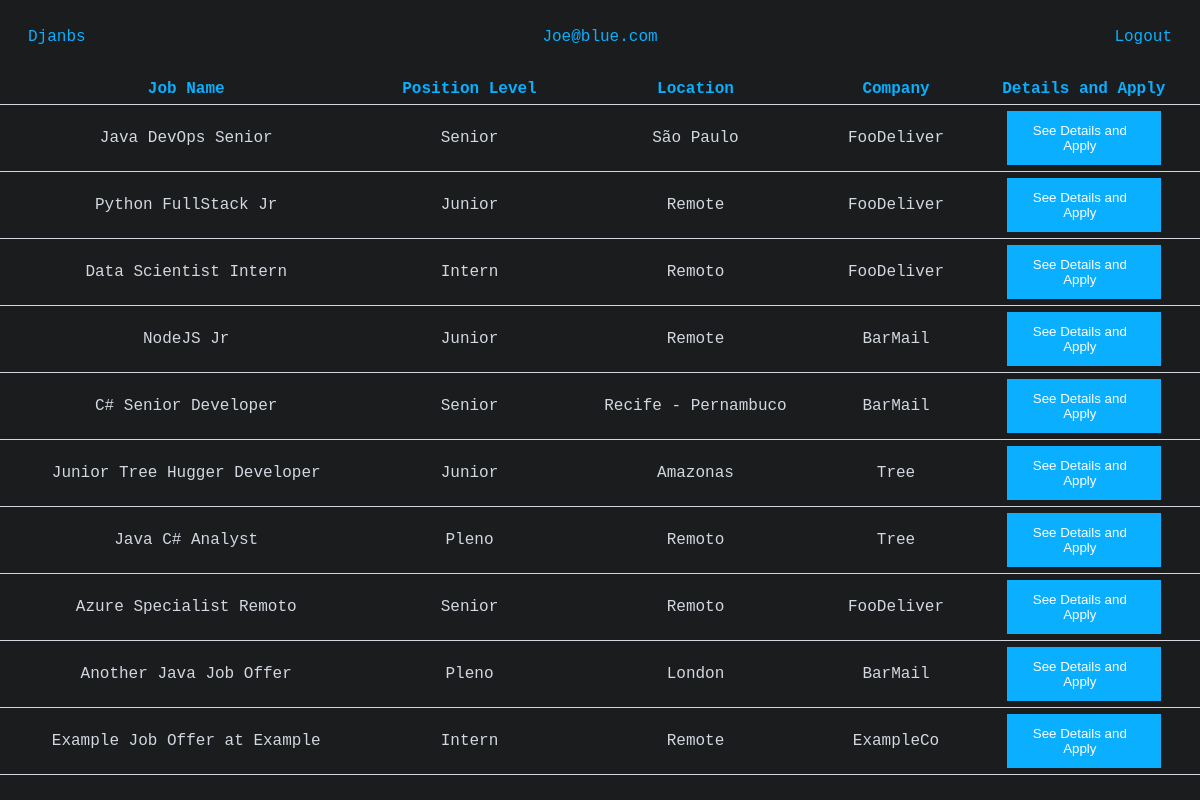
The app's page / (signed in) with its own data.
### jobs/models.py (models this page shows, shortened)
class User(AbstractUser):
    username = models.CharField(max_length=50, blank=True, null=True, unique=True)
    email = models.EmailField(_('email address'), unique=True)
    USERNAME_FIELD = 'email'
    REQUIRED_FIELDS = ['username', 'password']
    is_company = models.BooleanField(default=False)
    is_candidate = models.BooleanField(default=False)
    def __str__(self):
        return self.email

class JobOffer(models.Model):
    name = models.CharField(max_length=125)
    location = models.CharField(max_length=50)
    description = models.TextField(null=True)
    company = models.ForeignKey(Company, on_delete=models.CASCADE, null=True)
    payment_range = models.IntegerField(choices=PaymentRange.choices)
    education_req = models.IntegerField(choices=EducationRequirement.choices)
    position_level = models.IntegerField(choices=PositionLevel.choices)
    date_created = models.DateTimeField(auto_now_add=True, null=True)

class Company(models.Model):
    user = models.OneToOneField(User, null=True, on_delete=models.CASCADE)
    name = models.CharField(max_length=50, null=True)
    email = models.EmailField(null=True)
    site = models.URLField(null=True)
    def __str__(self):
        return self.name

### jobs/views/views.py (the view, shortened to what this page needs)
# urls.py: 2. Add a URL to urlpatterns:  path('', views.home, name='home')
def home(request):
    if not request.user.is_authenticated:
        return redirect('login')
    else:
        if request.user.is_candidate:
            job_offers = JobOffer.objects.all() # type: ignore
            context = { 'job_offers': job_offers, }
            return render(request, 'jobs/index.html', context)

### jobs/templates/jobs/index.html (shortened to what this page needs)
{% extends "jobs/base.html" %}
{% block content %}
    <div class="job-offers-table">
        <table>
        <tr class="blue">
            <th>Job Name</th>
            <th>Position Level</th>
            <th>Location</th>
            <th>Company</th>
            <th>Details and Apply</th>
        </tr>
        {% for job_offer in job_offers %}
            <tr class="row-hover">
                <td>{{ job_offer.name }}</td>
                {% if job_offer.position_level == 1 %}
                    <td>Intern</td>
                {% elif job_offer.position_level == 2 %}
                    <td>Junior</td>
                {% elif job_offer.position_level == 3 %}
                    <td>Pleno</td>
                {% elif job_offer.position_level == 4 %}
                    <td>Senior</td>
                {% elif job_offer.position_level == 5 %}
                    <td>Tech Lead</td>
                {% endif %}
                <td>{{ job_offer.location }}</td>
                <td>{{ job_offer.company }}</td>
                <td><a href="{% url 'job-candidate' job_offer.id %} "><button class="button">See Details and Apply</button></a></td>
            </tr>
        {% endfor %}
        </table>
    </div>
{% endblock content %}

### jobs/templates/jobs/base.html (shortened to what this page needs)
<!DOCTYPE html>
{% load static %}
<html>
	<head>
        <link rel="stylesheet" type="text/css" href="{% static 'jobs/style.css' %}"/>
	</head>
	<body>
        <div class="topbar">
            <a href="{% url 'home' %}">Djanbs</a>
            {% if user.is_authenticated %}
            <a class="ralign" href="{% url 'profile' %}">{{ user|capfirst }}</a>
            <a class="ralign logoutred" href="{% url 'logout' %}">Logout</a>
            {% endif %}
        </div>
        {% block content %}
        {% endblock content %}
	</body>
</html>

### jobs/static/jobs/style.css (style rules this page uses)
:root { --light: #d2d7e0; --dark: #1A1C1E; --darker: #141517; --blue: #0aafff; --red: #D74545; --darkred: #9C1A1A; }
body { background-color: var(--dark); color: var(--light); max-width: 1200px; margin: auto; font-family: monospace; font-size: 16px; }
table { width: 100%; border-collapse: collapse; margin: auto; }
th, td { border-bottom: 0.05em solid var(--light); padding: 6px; text-align: center; }
a { text-decoration: none; }
.topbar, .topbar a { padding: 14px; color: var(--blue); clear: both; display: flex; justify-content: right; }
.ralign { margin-right: 0px; margin-left: auto; }
input, button, select, textarea, .cancel-button { width: 50%; padding: 12px 20px; box-sizing: border-box; display: flex; justify-content: center; margin-left: auto; margin-right: auto; }
.logoutred { color: var(--red); }
.button { width: 70%; padding-left: 12px; color: white; background-color: var(--blue); border: none; }
.blue { color: var(--blue); }

### records on screen
User: email "Joe@blue.com"
JobOffer: name "Java DevOps Senior", position_level "Senior", location "São Paulo", company "FooDeliver"
JobOffer: name "Python FullStack Jr", position_level "Junior", location "Remote", company "FooDeliver"
JobOffer: name "Data Scientist Intern", position_level "Intern", location "Remoto", company "FooDeliver"
JobOffer: name "NodeJS Jr", position_level "Junior", location "Remote", company "BarMail"
JobOffer: name "C# Senior Developer", position_level "Senior", location "Recife - Pernambuco", company "BarMail"
JobOffer: name "Junior Tree Hugger Developer", position_level "Junior", location "Amazonas", company "Tree"
JobOffer: name "Java C# Analyst", position_level "Pleno", location "Remoto", company "Tree"
JobOffer: name "Azure Specialist Remoto", position_level "Senior", location "Remoto", company "FooDeliver"
JobOffer: name "Another Java Job Offer", position_level "Pleno", location "London", company "BarMail"
JobOffer: name "Example Job Offer at Example", position_level "Intern", location "Remote", company "ExampleCo"
